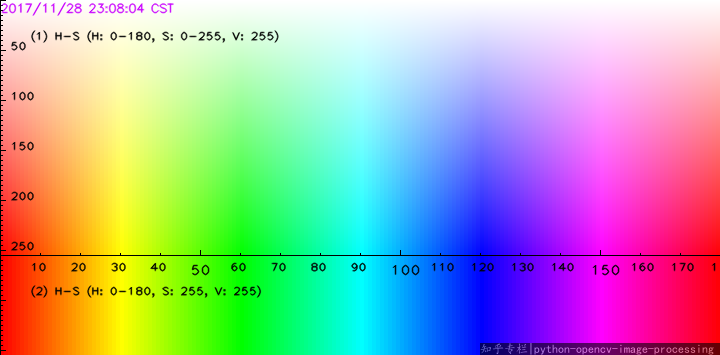
//> input picture images/opencv_hsv_map.png, 720 x 355 px
$ ./detect_color2   (built with g++ and OpenCV 4)
//> lines starting //> are read from the running program, lines starting //| are printed output that depends on the picture; after the words box and inside, x2 and y2 are one past the last pixel; in counts of white or black regions, pixels touching at a corner belong together
#include <opencv2/opencv.hpp>
#include <iostream>
#include <vector>

int main()
{
    std::string img_path = "images/opencv_hsv_map.png";

    cv::Mat img = cv::imread(img_path, cv::IMREAD_COLOR);
//> img is the input picture: 355 rows x 720 cols, CV_8UC3; mean B, G, R 170.7, 171.1, 169.8
    if (img.empty())
    {
        std::cout << "Could not load img!" << std::endl;
        return -1;
    }

    int   new_w        = 500;
    float aspect_ratio = static_cast<float>(img.cols) / static_cast<float>(img.rows);
//> aspect_ratio = 2.03
    int   new_h        = static_cast<int>(new_w / aspect_ratio);
//> new_h = 246

    cv::Mat resized_img;
    cv::resize(img, resized_img, cv::Size(new_w, new_h));
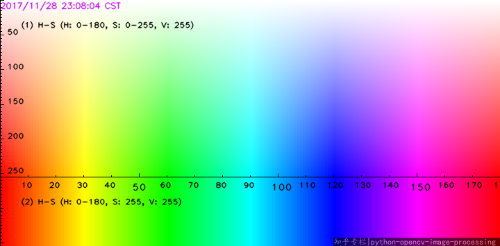
//> resized_img: 246 rows x 500 cols, CV_8UC3; mean B, G, R 170.7, 171.1, 169.8
    cv::Mat hsv_img;
    cv::cvtColor(resized_img, hsv_img, cv::COLOR_BGR2HSV);
//> hsv_img: 246 rows x 500 cols, CV_8UC3; mean H, S, V 89.7, 163.2, 250

    cv::Mat yellow_mask;
    {
        // H: 0-179, S: 0-255, V: 0-255
        int  cv_low_H     = 28;
        int  cv_low_S     = 50;
        int  cv_low_V     = 20;
        int  cv_high_H    = 32;
        int  cv_high_S    = 255;
        int  cv_high_V    = 255;
        auto lower_bound  = cv::Scalar(cv_low_H, cv_low_S, cv_low_V);
        auto higher_bound = cv::Scalar(cv_high_H, cv_high_S, cv_high_V);
        cv::inRange(hsv_img, lower_bound, higher_bound, yellow_mask);
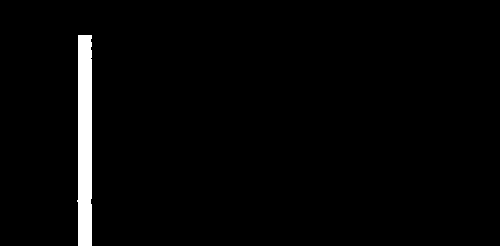
//> yellow_mask: 246 rows x 500 cols, CV_8UC1; 2.4% white; 1 white region, box (x1, y1, x2, y2) and area: (77, 35, 92, 246) 2944
    }
    cv::Mat pink_mask;
    {
        // H: 0-179, S: 0-255, V: 0-255
        int  cv_low_H     = 148;
        int  cv_low_S     = 50;
        int  cv_low_V     = 20;
        int  cv_high_H    = 152;
        int  cv_high_S    = 255;
        int  cv_high_V    = 255;
        auto lower_bound  = cv::Scalar(cv_low_H, cv_low_S, cv_low_V);
        auto higher_bound = cv::Scalar(cv_high_H, cv_high_S, cv_high_V);
        cv::inRange(hsv_img, lower_bound, higher_bound, pink_mask);
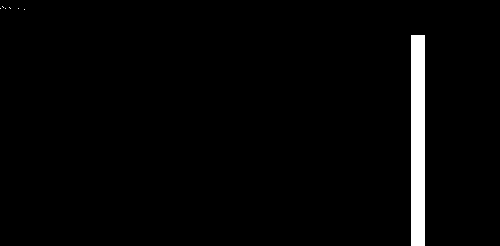
//> pink_mask: 246 rows x 500 cols, CV_8UC1; 2.4% white; 7 white regions (6 under 20 px), largest, box (x1, y1, x2, y2) and area: (411, 35, 425, 246) 2954
    }

    cv::Mat resultant_mask;
    resultant_mask = cv::Mat::zeros(resized_img.size(), CV_8UC3);
    cv::bitwise_or(yellow_mask, pink_mask, resultant_mask);
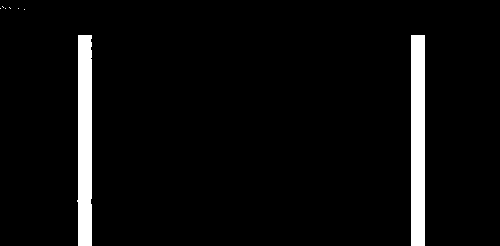
//> resultant_mask: 246 rows x 500 cols, CV_8UC1; 4.8% white; 8 white regions (6 under 20 px), largest, box (x1, y1, x2, y2) and area: (411, 35, 425, 246) 2954, (77, 35, 92, 246) 2944

    cv::Mat result_apply_masks;
    result_apply_masks = cv::Mat::zeros(resized_img.size(), CV_8UC3);
    cv::bitwise_and(resized_img, resized_img, result_apply_masks, resultant_mask);
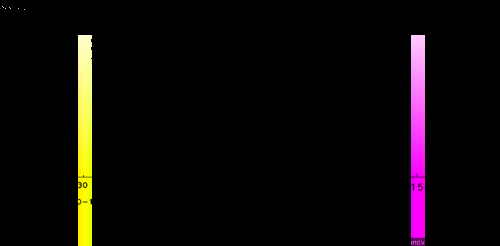
//> result_apply_masks: 246 rows x 500 cols, CV_8UC3; mean B, G, R 7.5, 7.6, 11.8

    cv::imshow("resized_img", resized_img);
    cv::imshow("hsv_img", hsv_img);
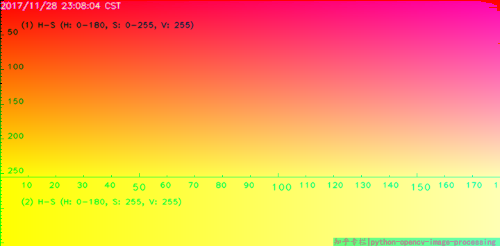
//> window 'hsv_img': 246 rows x 500 cols, CV_8UC3; mean B, G, R 89.7, 163.2, 250
    cv::imshow("yellow_mask", yellow_mask);
    cv::imshow("pink_mask", pink_mask);
    cv::imshow("resultant_mask", resultant_mask);
    cv::imshow("result_apply_masks", result_apply_masks);
    cv::waitKey(0);
    return 0;
}
